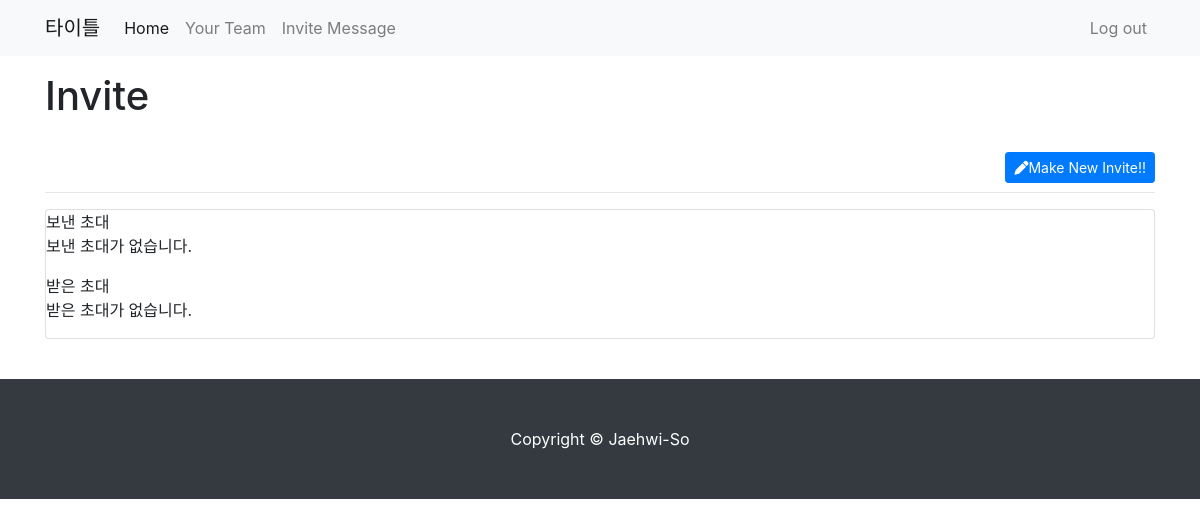
Page /main/invite/ (signed in) on the earlier database version.
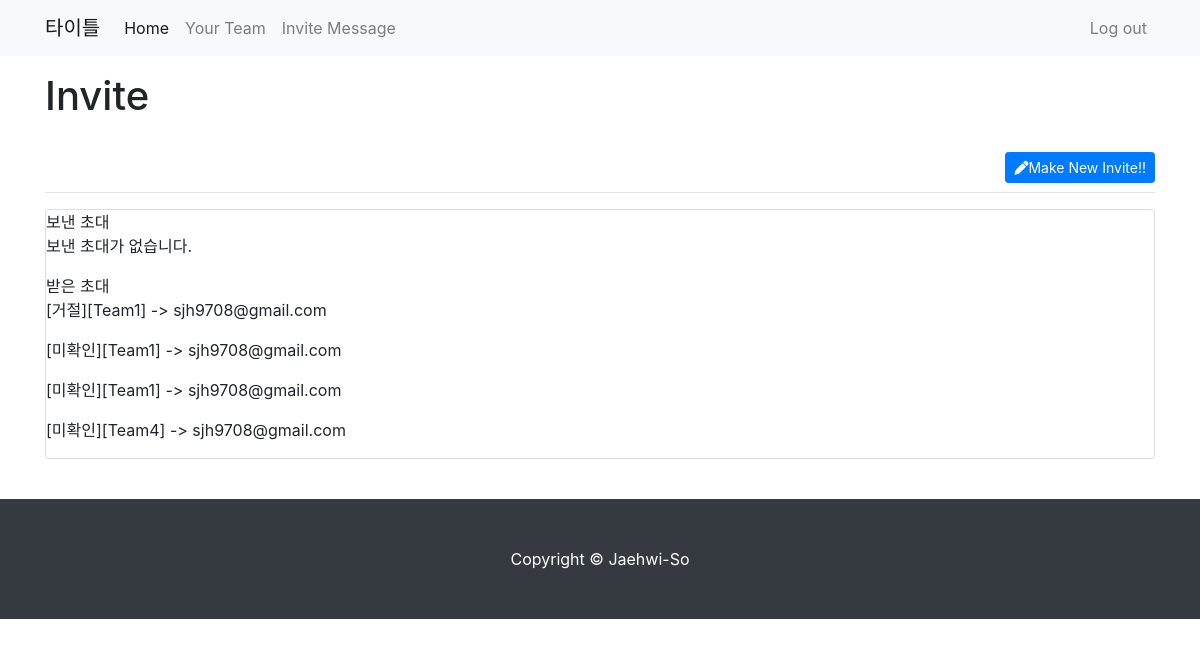
Same page on the later database version.
### mainservice/models.py (models this page shows, shortened)
class Invite(models.Model):
    created_at = models.DateTimeField(auto_now_add=True)
    updated_at = models.DateTimeField(auto_now=True)
    from_user = models.ForeignKey(User, null=False, on_delete=models.CASCADE, related_name="invite_host_team")
    to_user = models.ForeignKey(User, null=False, on_delete=models.CASCADE, related_name="invite_guest_team")
    team = models.ForeignKey(Team, null=False, on_delete=models.CASCADE)
    is_accept = models.BooleanField(null=True)
    def inviting_info(self):
        if self.is_accept == True:
            accept = "수락"
        elif self.is_accept == False:
            accept = "거절"
        else:
            accept = "미확인"
        return f'[{accept}][{self.team.title}]{self.from_user.email} -> {self.to_user.email}'

### brainservice/models.py (models this page shows, shortened)
class Team(models.Model):
    title = models.CharField(max_length=50, null=False)
    created_at = models.DateTimeField(auto_now_add=True)
    updated_at = models.DateTimeField(auto_now=True)
    users = models.ManyToManyField(User, blank=True)   # null=True를 설정필요없음
    admin = models.ForeignKey(User, blank=False, null=False, on_delete=models.CASCADE, related_name='admin_teams')

### mainservice/views.py (the view)
# urls.py: path('invite/', views.InviteList.as_view()),
class InviteList(LoginRequiredMixin, TemplateView):
    template_name = 'main/invite.html'
    def get_context_data(self, **kwargs):
        context = super().get_context_data(**kwargs)
        user = self.request.user
        from_invite = user.invite_host_team.all()
        to_invite = user.invite_guest_team.all()
        context['from_invite'] = from_invite
        context['to_invite'] = to_invite
        return context

### templates/main/invite.html (shortened to what this page needs)
{% extends 'main/base.html' %}
{% block main_area %}
    <div class="container my-3">
        <div class="row">
            <div class="col-md-12 col-lg-12">
                <h1>Invite</h1>
                <br>
                {% if user.is_authenticated %}
                    <a class="btn btn-primary btn-sm float-right" href="/main/create_invite/" role="botton">
                    <i class="fas fa-pen"></i>Make New Invite!!</a>
                {% endif %}
                <br>
                <hr>
                <div class="card mb-4">
                    보낸 초대
                    {% for from_inv in from_invite %}
                        <p>{{ from_inv.inviting_info }}</p>
                    {% empty %}
                        <p>보낸 초대가 없습니다.</p>
                    {% endfor %}
                    받은 초대
                    {% for to_inv in to_invite %}
                        <p>{{ to_inv.inviting_info }}</p>
                    {% empty %}
                        <p>받은 초대가 없습니다.</p>
                    {% endfor %}
                </div>
            </div>
            </div>
        </div>
{% endblock %}

### templates/main/base.html (shortened to what this page needs)
<!DOCTYPE html>
<html>
{% load static %}
<head>
        <link rel="stylesheet" href="{% static 'common/bootstrap/bootstrap.min.css' %}" media="screen">
</head>
<body>
    {% include 'main/navbar.html' %}
    {% block main_area %}
    {% endblock %}
    {% include 'main/footer.html' %}
</body>
</html>

### templates/main/navbar.html (shortened to what this page needs)
{% load socialaccount %}
<nav class="navbar navbar-expand-lg navbar-light bg-light">
    <div class="container">
        <a class="navbar-brand" href="/">타이틀</a>
        <div class="collapse navbar-collapse" id="navbarNavDropdown">
            <ul class="navbar-nav">
                <li class="nav-item active">
                    <a class="nav-link" href="/">Home <span class="sr-only">(current)</span></a>
                </li>
                <li class="nav-item">
                    <a class="nav-link" href="/main/team">Your Team</a>
                </li>
                <li class="nav-item">
                    <a class="nav-link" href="/main/invite">Invite Message</a>
                </li>
            </ul>
            <ul class="navbar-nav ml-auto">
                <li class="nav-item">
                    {% if user.is_authenticated %}
                        <a class="nav-link" href="/accounts/logout/">Log out</a>
                    {% else %}
                    <a class="nav-link" href="#" data-toggle="modal" data-target="#loginModal">Log In</a>
                    {% endif %}
                </li>
            </ul>
        </div>
    </div>
</nav>

### templates/main/footer.html
<footer class="py-5 bg-dark">
    <div class="container">
        <p class="m-0 text-center text-white">
            Copyright &copy; Jaehwi-So
        </p>
    </div>
</footer>

Differences in the rows shown:
added Invite: inviting_info "[거절][Team1] -> sjh9708@gmail.com"
added Invite: inviting_info "[미확인][Team1] -> sjh9708@gmail.com"
added Invite: inviting_info "[미확인][Team1] -> sjh9708@gmail.com"
added Invite: inviting_info "[미확인][Team4] -> sjh9708@gmail.com"
Other differences:
text no longer shown: "받은 초대가 없습니다."
